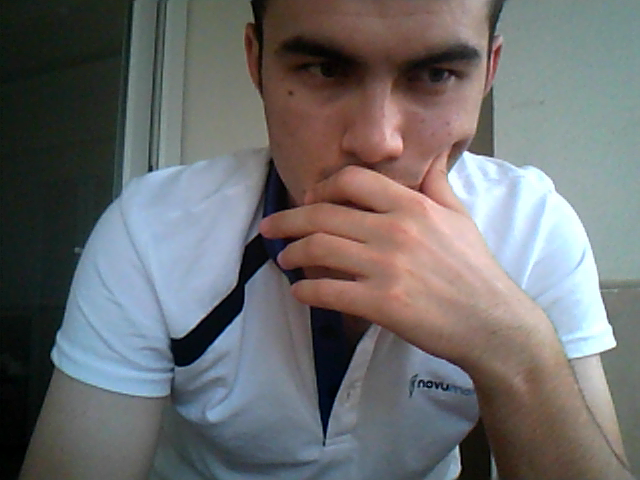
#> input picture Kamera_Uzerinden_Nesne_Tespiti-Yazi_Okuma/shot_0_000.bmp, 640 x 480 px, given in place of the camera
$ python daire_tespiti3.py
#> lines starting #> are read from the running program, lines starting #| are printed output that depends on the picture; after the words box and inside, x2 and y2 are one past the last pixel; in counts of white or black regions, pixels touching at a corner belong together
import imutils
import cv2
import numpy as np
cap = cv2.VideoCapture(0)##change this later to the name of the video


while True:
    try:
        ret, image = cap.read()
#> image is the input picture: shape (480, 640, 3); mean B, G, R 110, 109.3, 109.4
        ####first detect the cirle and decide ROI
        hsv = cv2.cvtColor(image, cv2.COLOR_BGR2HSV)
#> hsv: shape (480, 640, 3); mean H, S, V 64.1, 63.8, 124

        low = np.array([0,90,100], dtype=np.uint8)
        high = np.array([9, 200, 190], dtype=np.uint8)

        mask = cv2.inRange(hsv, low, high)
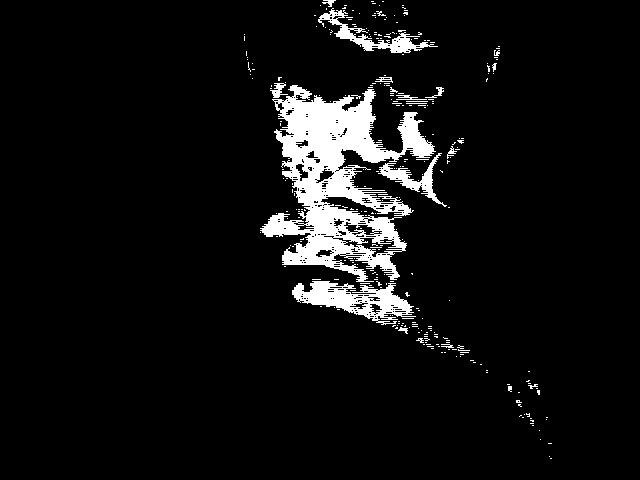
#> mask: shape (480, 640); 6.8% white; 304 white regions (283 under 20 px), largest, box (x1, y1, x2, y2) and area: (260, 85, 436, 282) 14625, (292, 281, 416, 325) 2477, (318, 8, 438, 53) 1172
        res = cv2.bitwise_and(image,image, mask= mask)
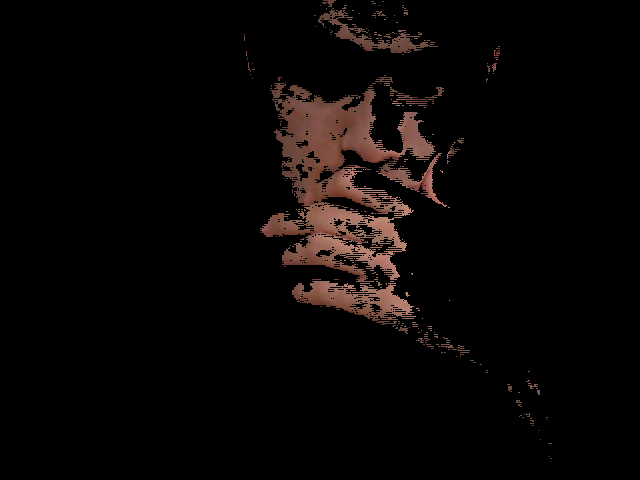
#> res: shape (480, 640, 3); mean B, G, R 5.1, 6, 9.1
        cv2.imshow("res", res)


        ##then find the extreme
        gray = cv2.cvtColor(res, cv2.COLOR_BGR2GRAY)
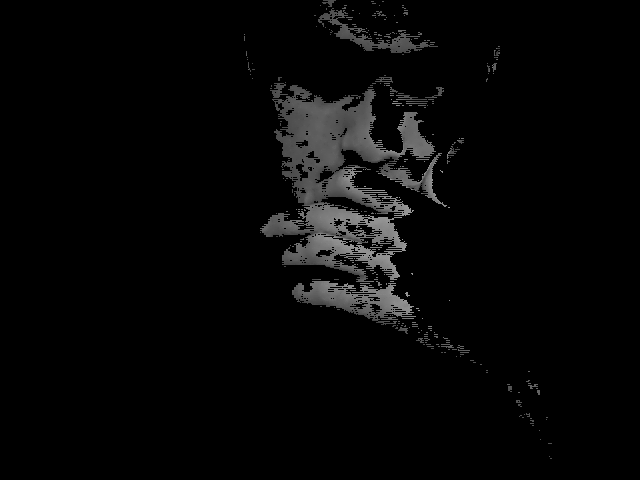
#> gray: shape (480, 640); min 0, max 154, mean 6.8

        gray = cv2.GaussianBlur(gray, (5, 5), 0)

        thresh = cv2.threshold(gray, 0, 120, cv2.THRESH_BINARY)[1]# why do we have here a one
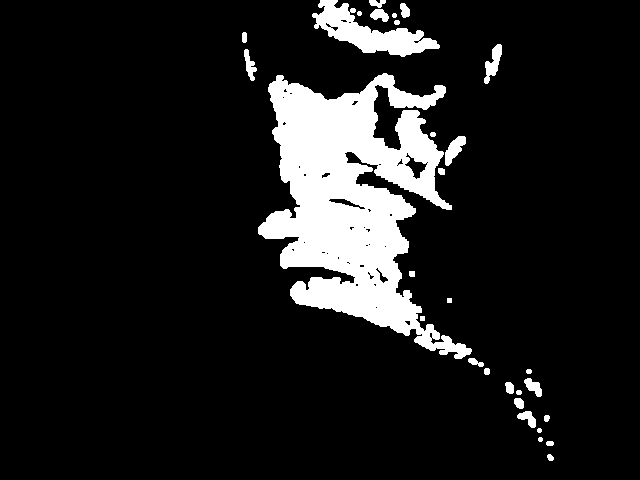
#> thresh: shape (480, 640); values 0 (black) and 120 (white), 11.3% white; 30 white regions, largest, box (x1, y1, x2, y2) and area: (258, 73, 472, 359) 29428, (312, 0, 440, 57) 2940, (484, 44, 502, 84) 351
        thresh = cv2.erode(thresh, None, iterations=2)
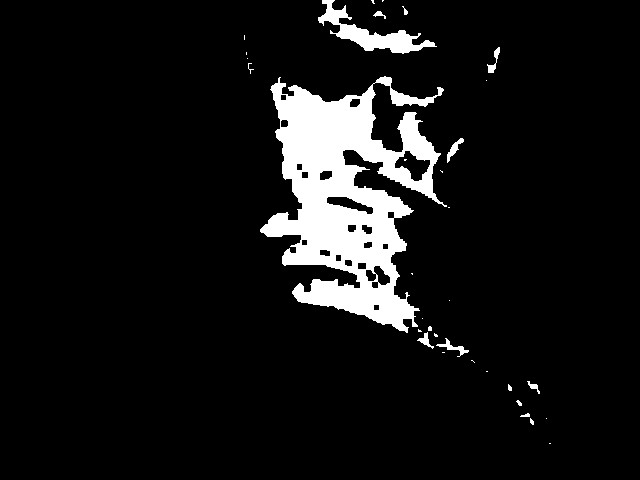
#> thresh: shape (480, 640); values 0 (black) and 120 (white), 8.3% white; 34 white regions (22 under 20 px), largest, box (x1, y1, x2, y2) and area: (260, 76, 447, 333) 22711, (318, 0, 437, 54) 1826, (436, 338, 469, 357) 156
        thresh = cv2.dilate(thresh, None, iterations=2)
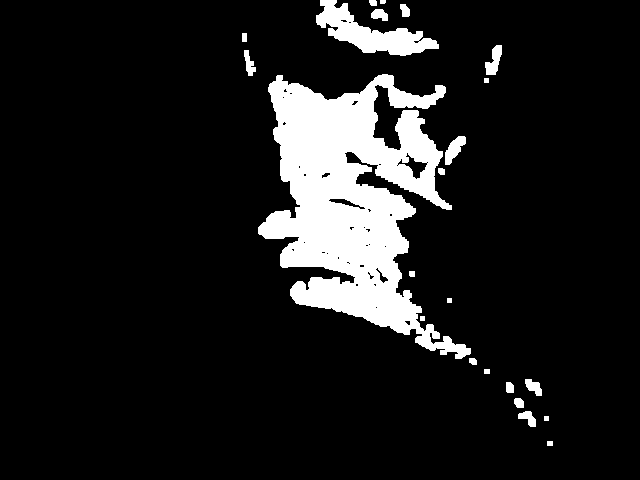
#> thresh: shape (480, 640); values 0 (black) and 120 (white), 11.1% white; 23 white regions
        # find contours in thresholded image, then grab the largest

        cnts = cv2.findContours(thresh, cv2.RETR_EXTERNAL, cv2.CHAIN_APPROX_SIMPLE)
#> cnts = 23 contours, 5 with area under 20; largest, box (x1, y1, x2, y2) and area: (258, 74, 471, 359) 28922, (316, 0, 439, 56) 2645, (445, 136, 466, 165) 286, (485, 45, 502, 75) 258, (525, 379, 542, 396) 150
        cnts = imutils.grab_contours(cnts)
        if len(cnts) == 0:
            raise ValueError
        c = max(cnts, key=cv2.contourArea)
#> c = contour of 774 points, box (x1, y1, x2, y2) (258, 74, 471, 359), area 28922

        cv2.imshow("th", thresh)
        # determine the most extreme points along the contour
        extLeft = tuple(c[c[:, :, 0].argmin()][0])
#> extLeft = (258, 227)
        extRight = tuple(c[c[:, :, 0].argmax()][0])
#> extRight = (470, 353)
        extTop = tuple(c[c[:, :, 1].argmin()][0])
#> extTop = (382, 74)
        extBot = tuple(c[c[:, :, 1].argmax()][0])
#> extBot = (455, 358)

        ##ma = cv2.minAreaRect(arr);
        ##bp = cv2.boxPoints(ma)

        cv2.drawContours(image, [c], -1, (0, 255, 255), 2)
        cv2.circle(image, extLeft, 8, (0, 0, 255), -1)
        cv2.circle(image, extRight, 8, (0, 255, 0), -1)
        cv2.circle(image, extTop, 8, (255, 0, 0), -1)
        cv2.circle(image, extBot, 8, (255, 255, 0), -1)
        # show the output image

        centrex = (extLeft[0] + extRight[0] + extTop[0]+ extBot[0])//4
#> centrex = 391
        centrey = (extLeft[1] + extRight[1] + extTop[1]+ extBot[1])//4
#> centrey = 253
        centre = (centrex, centrey)
#> centre = (391, 253)

        cv2.circle(image, centre, 8, (0, 0, 255), -1)
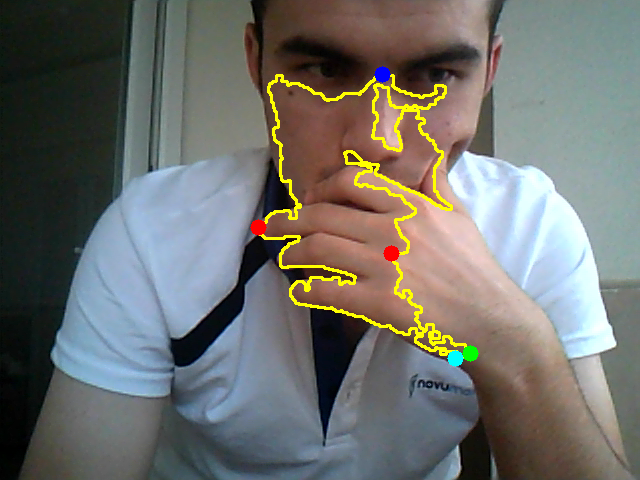
#> image: shape (480, 640, 3); mean B, G, R 108.3, 112.6, 111.8
        print(centre)
#| (391, 253)

        cv2.imshow("Image", image)
        if cv2.waitKey(1) &0xff == 27:
#> (key Esc is pressed here)
            break
    except ValueError:
        print("max is empty")
cap.release()
cv2.destroyAllWindows()
